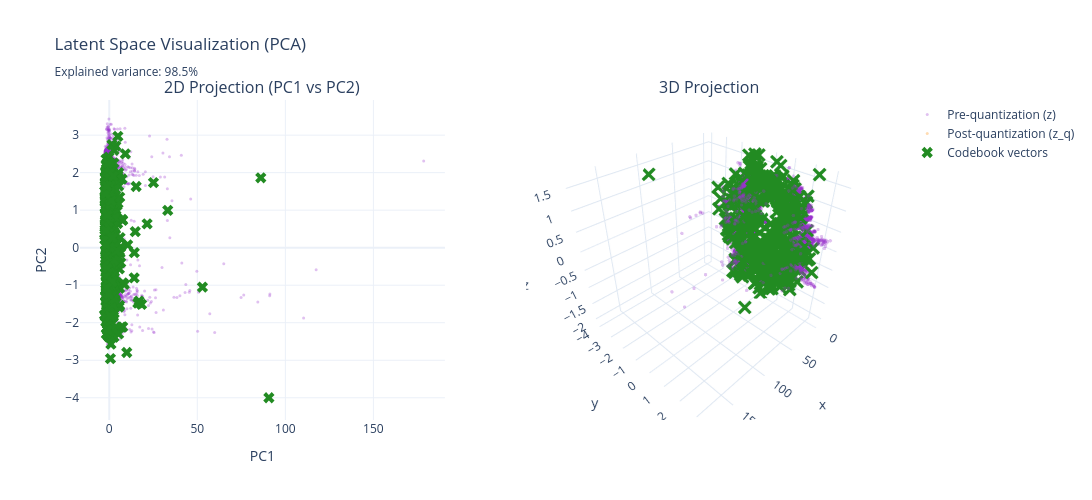

The cell this chart's notebook holds for it:
### Code cell
def plot_latent_space_pca(embeddings, codebook):
    """
    visualize latent space using pca projection.
    shows pre-quantization, post-quantization, and codebook vectors.
    """
    if len(embeddings["z_pre"]) == 0:
        print("No embeddings collected, skipping visualization")
        return None
    
    ### fit pca on combined data
    combined = np.vstack([embeddings["z_pre"], embeddings["z_post"], codebook])
    pca = PCA(n_components=3)
    combined_pca = pca.fit_transform(combined)
    
    n_samples = len(embeddings["z_pre"])
    z_pre_pca = combined_pca[:n_samples]
    z_post_pca = combined_pca[n_samples:2*n_samples]
    codebook_pca = combined_pca[2*n_samples:]
    
    ### subsample for visualization
    n_plot = min(5000, n_samples)
    indices = np.random.choice(n_samples, n_plot, replace=False)
    
    fig = make_subplots(
        rows=1, cols=2,
        subplot_titles=["2D Projection (PC1 vs PC2)", "3D Projection"],
        specs=[[{"type": "scatter"}, {"type": "scatter3d"}]]
    )
    
    ### 2d plot
    fig.add_trace(
        go.Scatter(
            x=z_pre_pca[indices, 0], y=z_pre_pca[indices, 1],
            mode='markers',
            marker=dict(size=3, color='darkorchid', opacity=0.3),
            name='Pre-quantization (z)'
        ),
        row=1, col=1
    )
    
    fig.add_trace(
        go.Scatter(
            x=z_post_pca[indices, 0], y=z_post_pca[indices, 1],
            mode='markers',
            marker=dict(size=3, color='darkorange', opacity=0.3),
            name='Post-quantization (z_q)'
        ),
        row=1, col=1
    )
    
    fig.add_trace(
        go.Scatter(
            x=codebook_pca[:, 0], y=codebook_pca[:, 1],
            mode='markers',
            marker=dict(size=10, color='forestgreen', symbol='x'),
            name='Codebook vectors'
        ),
        row=1, col=1
    )
    
    ### 3d plot
    fig.add_trace(
        go.Scatter3d(
            x=z_pre_pca[indices, 0], y=z_pre_pca[indices, 1], z=z_pre_pca[indices, 2],
            mode='markers',
            marker=dict(size=2, color='darkorchid', opacity=0.3),
            name='Pre-quantization',
            showlegend=False
        ),
        row=1, col=2
    )
    
    fig.add_trace(
        go.Scatter3d(
            x=codebook_pca[:, 0], y=codebook_pca[:, 1], z=codebook_pca[:, 2],
            mode='markers',
            marker=dict(size=5, color='forestgreen', symbol='x'),
            name='Codebook',
            showlegend=False
        ),
        row=1, col=2
    )
    
    fig.update_layout(
        title=f"Latent Space Visualization (PCA)<br><sub>Explained variance: {100*sum(pca.explained_variance_ratio_[:3]):.1f}%</sub>",
        height=500,
        width=1200,
        template="plotly_white"
    )
    
    fig.update_xaxes(title_text="PC1", row=1, col=1)
    fig.update_yaxes(title_text="PC2", row=1, col=1)
    
    fig.show()
    fig.write_html(OUTPUT_DIR / "latent_space_pca.html")
    
    return pca

pca = plot_latent_space_pca(embeddings, codebook)

### Figure 1 — Plotly figure (JSON) as saved in the notebook; plotly's stock layout.template omitted (floating-point values rounded to 4 significant figures; data arrays with more than 128 entries replaced by an {"elided": "..."} marker saying what was removed)
{"data": [{"marker": {"color": "darkorchid", "opacity": 0.3, "size": 3}, "mode": "markers", "name": "Pre-quantization (z)", "type": "scatter", "x": {"elided": "5000 float values"}, "xaxis": "x", "y": {"elided": "5000 float values"}, "yaxis": "y"}, {"marker": {"color": "darkorange", "opacity": 0.3, "size": 3}, "mode": "markers", "name": "Post-quantization (z_q)", "type": "scatter", "x": {"elided": "5000 float values"}, "xaxis": "x", "y": {"elided": "5000 float values"}, "yaxis": "y"}, {"marker": {"color": "forestgreen", "size": 10, "symbol": "x"}, "mode": "markers", "name": "Codebook vectors", "type": "scatter", "x": {"elided": "512 float values"}, "xaxis": "x", "y": {"elided": "512 float values"}, "yaxis": "y"}, {"marker": {"color": "darkorchid", "opacity": 0.3, "size": 2}, "mode": "markers", "name": "Pre-quantization", "scene": "scene", "showlegend": false, "type": "scatter3d", "x": {"elided": "5000 float values"}, "y": {"elided": "5000 float values"}, "z": {"elided": "5000 float values"}}, {"marker": {"color": "forestgreen", "size": 5, "symbol": "x"}, "mode": "markers", "name": "Codebook", "scene": "scene", "showlegend": false, "type": "scatter3d", "x": {"elided": "512 float values"}, "y": {"elided": "512 float values"}, "z": {"elided": "512 float values"}}], "layout": {"annotations": [{"font": {"size": 16}, "showarrow": false, "text": "2D Projection (PC1 vs PC2)", "x": 0.225, "xanchor": "center", "xref": "paper", "y": 1, "yanchor": "bottom", "yref": "paper"}, {"font": {"size": 16}, "showarrow": false, "text": "3D Projection", "x": 0.775, "xanchor": "center", "xref": "paper", "y": 1, "yanchor": "bottom", "yref": "paper"}], "height": 500, "scene": {"domain": {"x": [0.55, 1], "y": [0, 1]}}, "title": {"text": "Latent Space Visualization (PCA)<br><sub>Explained variance: 98.5%</sub>"}, "width": 1200, "xaxis": {"anchor": "y", "domain": [0, 0.45], "title": {"text": "PC1"}}, "yaxis": {"anchor": "x", "domain": [0, 1], "title": {"text": "PC2"}}}}
